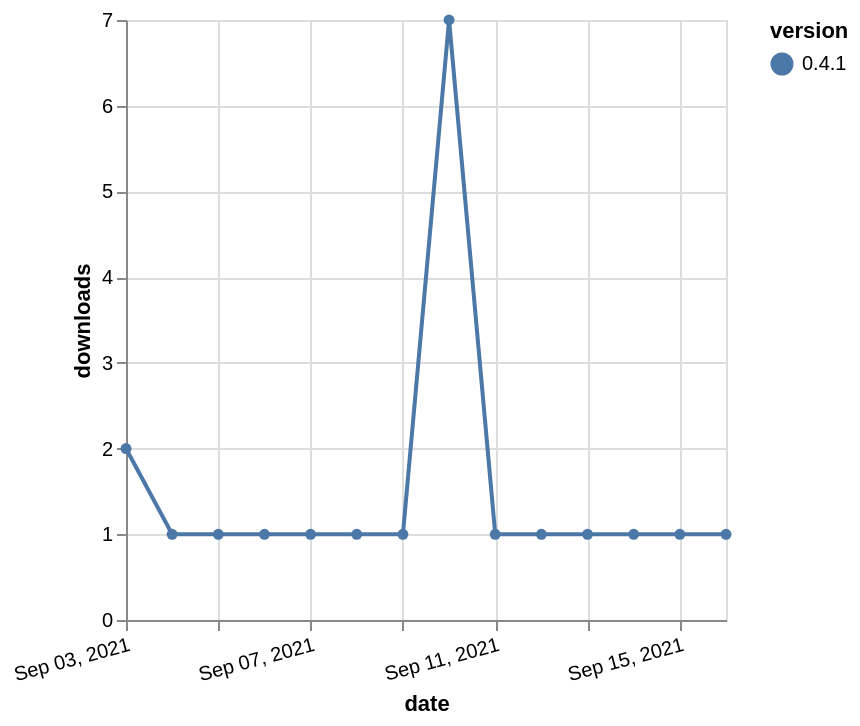

This figure's Vega-Lite source:
### Vega-Lite specification from a JSON file in a GitHub repository (floating-point values rounded to 4 significant figures)
{"$schema": "https://vega.github.io/schema/vega-lite/v5.json", "description": "A simple bar chart with embedded data.", "data": {"values": [{"date": "2021-09-03", "total": 296, "delta": 2, "version": "0.4.1"}, {"date": "2021-09-04", "total": 297, "delta": 1, "version": "0.4.1"}, {"date": "2021-09-05", "total": 298, "delta": 1, "version": "0.4.1"}, {"date": "2021-09-06", "total": 299, "delta": 1, "version": "0.4.1"}, {"date": "2021-09-07", "total": 300, "delta": 1, "version": "0.4.1"}, {"date": "2021-09-08", "total": 301, "delta": 1, "version": "0.4.1"}, {"date": "2021-09-09", "total": 302, "delta": 1, "version": "0.4.1"}, {"date": "2021-09-10", "total": 309, "delta": 7, "version": "0.4.1"}, {"date": "2021-09-11", "total": 310, "delta": 1, "version": "0.4.1"}, {"date": "2021-09-12", "total": 311, "delta": 1, "version": "0.4.1"}, {"date": "2021-09-13", "total": 312, "delta": 1, "version": "0.4.1"}, {"date": "2021-09-14", "total": 313, "delta": 1, "version": "0.4.1"}, {"date": "2021-09-15", "total": 314, "delta": 1, "version": "0.4.1"}, {"date": "2021-09-16", "total": 315, "delta": 1, "version": "0.4.1"}]}, "width": "container", "mark": {"type": "line", "point": {"filled": true}}, "encoding": {"x": {"field": "date", "type": "temporal", "timeUnit": "yearmonthdate", "title": "date", "axis": {"labelAngle": -15}}, "y": {"field": "delta", "type": "quantitative", "title": "downloads"}, "color": {"field": "version", "type": "nominal"}, "tooltip": {"field": "delta"}}}
